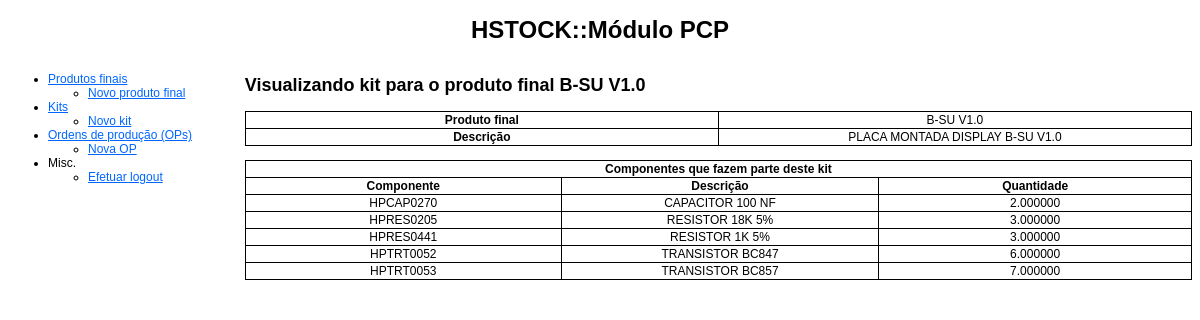
Screenshot of /pcp/kits.php?action=view&produto_final_id=3 (signed in) with the database file from the repository.
### tables this page shows
CREATE TABLE IF NOT EXISTS `produtos_finais` (
  `id` int(11) NOT NULL AUTO_INCREMENT,
  `nome` varchar(255) NOT NULL,
  `descricao` text NOT NULL,
  PRIMARY KEY (`id`)
);

CREATE TABLE IF NOT EXISTS `kits` (
  `componente_codigo` varchar(10) NOT NULL,
  `produto_final_id` int(11) NOT NULL,
  `quantidade` decimal(10,6) NOT NULL,
  PRIMARY KEY (`componente_codigo`,`produto_final_id`),
  KEY `produto_final_id` (`produto_final_id`)
);

CREATE TABLE IF NOT EXISTS `componentes` (
  `codigo` varchar(10) NOT NULL,
  `descricao` text NOT NULL,
  `unidade` enum('PÇ','KG','LT','MT') NOT NULL DEFAULT 'PÇ',
  `saldo` decimal(10,6) NOT NULL DEFAULT '0.000000',
  PRIMARY KEY (`codigo`)
);

### pcp/kits.php (the view, shortened to what this page needs)
<!DOCTYPE html PUBLIC "-//W3C//DTD XHTML 1.0 Transitional//EN" "http://www.w3.org/TR/xhtml1/DTD/xhtml1-transitional.dtd">
<html xmlns="http://www.w3.org/1999/xhtml">
    <head>
        <link href="estilos_hton.css" rel="stylesheet" type="text/css" />
    </head>
    <body>
   	<div id="header">
    	<h1>HSTOCK::Módulo PCP</h1>
    </div>
    <div id="menu">
        <?php require_once('menu.php'); ?>
	</div>
    <div id="content">
    	<?php
		@$action = $_GET['action'];
		switch($action)
		{
					?>
				<?php endif;
			case 'view':
				$produto_final_id = $_GET['produto_final_id'];
				$c = new conexao;
				$c->set_charset('utf8');
				$q = "SELECT * FROM produtos_finais WHERE id = '$produto_final_id';";
				$r = $c->query($q);
				$produto_final = $r->fetch_object();
				?>
				<h2>Visualizando kit para o produto final <?php echo $produto_final->nome; ?></h2>
                <table class="content_table">
                	<tr>
                    	<th>Produto final</th>
                        <td><?php echo $produto_final->nome; ?></td>
                    </tr>
                    <tr>
                    	<th>Descrição</th>
                        <td><?php echo $produto_final->descricao; ?></td>
                    </tr>
                </table><br />
                <table class="content_table">
                	<tr>
                    	<th colspan="3" class="bottom_row">Componentes que fazem parte deste kit</th>
                    </tr>
                    <tr>
                    	<th>Componente</th>
                        <th>Descrição</th>
                        <th>Quantidade</th>
                    </tr>
                    <?php
					$q = "SELECT a.codigo, a.descricao AS ComponenteDescricao, a.unidade, b.quantidade, c.nome AS ProdutoFinalNome, c.descricao  AS ProdutoFinalDescricao FROM componentes AS a INNER JOIN kits AS b ON a.codigo = b.componente_codigo INNER JOIN produtos_finais AS c ON b.produto_final_id = c.id WHERE b.produto_final_id = '$produto_final_id';";
					$r = $c->query($q);
					while($componente = $r->fetch_object()): ?>
					<tr>
						<td><?php echo $componente->codigo; ?></td>
                        <td><?php echo $componente->ComponenteDescricao; ?></td>
                        <td><?php echo $componente->quantidade; ?></td>
					</tr>
					<?php endwhile; ?>
                </table>
				<?php
			break;
				?>
				<?php
		}
		?>
    </div>
    </body>
</html>

### pcp/estilos_hton.css (style rules this page uses)
#header { text-align: center; }
#menu { float: left; width: 19%; }
#content { float: right; width: 80%; }
#tabela_login, td, th { border-top-width: 1px; border-right-width: 1px; border-bottom-width: 1px; border-left-width: 1px; border-top-style: solid; border-right-style: solid; border-bottom-style: solid; border-left-style: solid; border-collapse:collapse; margin: auto; width: 500px; }
.bottom_row { text-align: center; }
.content_table { width: 100%; }
.content_table, th, td { border: solid 1px; border-collapse:collapse; text-align:center; }
body { font-family: Arial, Helvetica, sans-serif; font-size: 12px; }

### rows the page displays
produtos_finais: nome "B-SU V1.0", descricao "PLACA MONTADA DISPLAY B-SU V1.0"
kits: componente_codigo.codigo "HPCAP0270", componente_codigo.descricao "CAPACITOR 100 NF", quantidade "2.000000"
kits: componente_codigo.codigo "HPRES0205", componente_codigo.descricao "RESISTOR 18K 5%", quantidade "3.000000"
kits: componente_codigo.codigo "HPRES0441", componente_codigo.descricao "RESISTOR 1K 5%", quantidade "3.000000"
kits: componente_codigo.codigo "HPTRT0052", componente_codigo.descricao "TRANSISTOR BC847", quantidade "6.000000"
kits: componente_codigo.codigo "HPTRT0053", componente_codigo.descricao "TRANSISTOR BC857", quantidade "7.000000"
